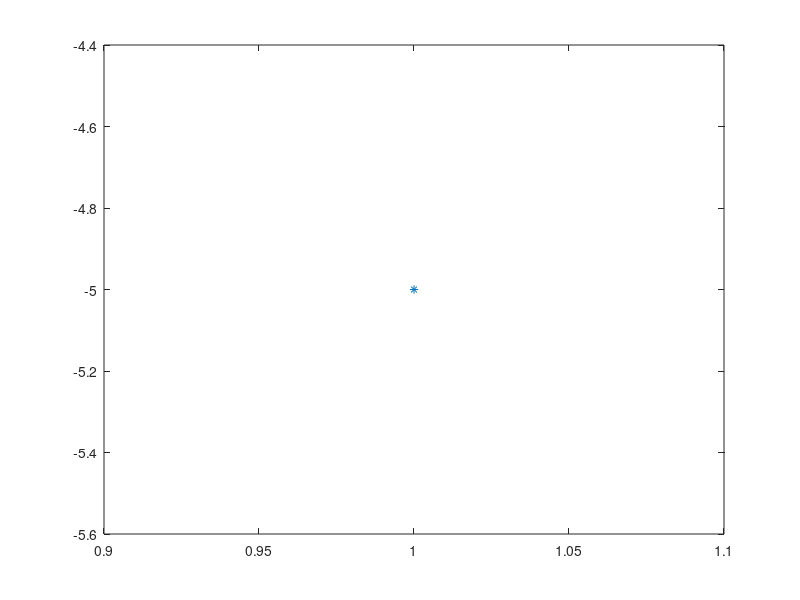

Write MATLAB code to recreate this figure.
x=input ('Ingrese el vector x');
x=x';
y=input ('Ingrese el vector y');
y=y';
[x]
[y]
plot(x,y), grid on;
p1=polyfit(x,y,1);
b=p1(1)
a=p1(2)
m=length(x);
for n= 1:m
    e(n)=((a+b*x(n)) - y(n));
end


sumatoria=sum(abs(e));
errormedio=sumatoria/m


for j= 1:m
    e1(j)=((a+b*x(j)) - y(j))^2;
end

sumatoria1=sum(abs(e1));
k=sumatoria1/m;
error_cuadratico=k^(1/2)

error_maximo=max(abs(e))


ytotal=(sum(y))/m;
for n= 1:m
    er1(n)=((a+b*x(n)) - ytotal)^2;
end

for n= 1:m
    er2(n)=(y(n) - ytotal)^2;
end

numerador=sum(er1);
denominador=sum(er2);

r=numerador/denominador
y2=polyval(p1,x);
plot(x,y,'+',x,y2,'-')

for n=1:m
    residuos(n)=(e(n)- y(n));
end 
plot(residuos,'*')
    